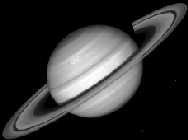
%> input picture MS_Lab_2/x1.bmp, 188 x 140 px
$ octave lab3.m   (GNU Octave 9; MATLAB toolbox functions it lacks are replaced by stand-ins)
%> lines starting %> are read from the running program, lines starting %| are printed output that depends on the picture
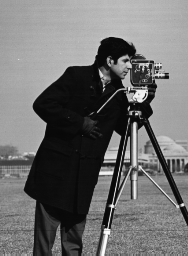
%> input picture MS_Lab_2/y8.bmp, 188 x 256 px
clear, clc, close all

% Matrix norm
function result = norm(matrix)
    result = sum(sum(abs(matrix)));
end

% Moore-Penrose
function result = MoorePenrose(matrix, eps)
%> called with eps = 1e-05

    delta = 1;
    eps_now = eps+1;
    E = eye(size(matrix, 1));
    pseudo_inv= transpose(matrix) * inv(matrix * transpose(matrix) + delta * E);
    while eps_now > eps
        new_pseudo_inv= pseudo_inv;
        delta = delta/2;
        pseudo_inv = transpose(matrix) * inv(matrix * transpose(matrix) + delta*delta * E);
        eps_now = norm(pseudo_inv - new_pseudo_inv);
    end
%> this loop made 12 passes
%> (result in norm, eps_now) on passes 1 to 10: (7.09, 7.09), (4.31, 4.31), (1.52, 1.52), (0.419, 0.419), (0.107, 0.107), (0.027, 0.027), (0.00677, 0.00677), (0.00169, 0.00169), (0.000423, 0.000423), (0.000106, 0.000106)
%> eps_now on passes 11 to 12: 2.65e-05, 6.62e-06
%> after the loop, delta = 0.000244

    result = pseudo_inv;
end

% Greville
function result = Greville(matrix)

    pseudo_inv = 0;

    a = matrix(1,:)';
%> a = 188 values from 0 to 0

    matrix_now = a';
%> matrix_now = 188 values from 0 to 0

    if(a'*a == 0)
       pseudo_inv  = a;
%> pseudo_inv = 188 values from 0 to 0
    else
        pseudo_inv  = a / a' * a;
    end

    i = 2;
    while i <= size(matrix, 1)

        Z = eye(size(pseudo_inv , 1))-pseudo_inv * matrix_now;
        R = pseudo_inv *pseudo_inv ';
        row = matrix(i,:)';
        matrix_now = [ matrix_now ; row'];
        aZa = row'*Z*row;
        aRa = 1+row'*R*row;
        if(aZa == 0)
            pseudo_inv  = [(pseudo_inv -(R*row*row'*pseudo_inv )/aRa),(R*row)/aRa];
        else
            pseudo_inv = [(pseudo_inv -(Z*row*row'*pseudo_inv )/aZa),(Z*row)/aZa];
        end
        i = i + 1;
    end
%> this loop made 139 passes
%> (aZa, aRa) on passes 1 to 12: (6, 1), (83, 1), (16787, 52.22), (12627.7, 55.63), (23316.6, 959.3), (7294.9, 12.09), (6027.3, 59.54), (5599.1, 3.74), (3339.1, 4.43), (18940.9, 649.6), (7381, 39.65), (8763, 559.7)
%> pass 1, in Greville, `Z = eye(size(pseudo_inv , 1))-pseudo_inv * matrix_now;`:
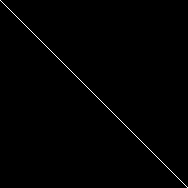
%> Z: size 188x188 double; values 0 (black) and 1 (white), 0.53% white in thin lines or dots
%> pass 2, in Greville, `Z = eye(size(pseudo_inv , 1))-pseudo_inv * matrix_now;`:
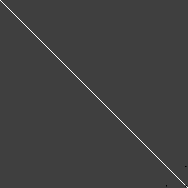
%> Z: size 188x188 double; min -0.333, max 1, mean 0.00524; drawn with min black and max white
%> after the loop, i = 141
    result =pseudo_inv ;
end

%Pseudoinversion check
function checkProperties(pseudoInverse, originalMatrix)
    %AA+A = A;
    firstProperty = isequal(round(originalMatrix * pseudoInverse * originalMatrix),
                            round(originalMatrix));
%> firstProperty = true

    %A+AA+ = A+;
    secondProperty = isequal(round(pseudoInverse * originalMatrix * pseudoInverse),
                             round(pseudoInverse));
%> secondProperty = true

    %AA+ – симетрична матриця розмiрностi m × m
    thirdProperty = isequal(round(originalMatrix * pseudoInverse),
                            round(transpose(originalMatrix * pseudoInverse)));
%> thirdProperty = true

    %A+A – симетрична матриця розмiрностi n × n
    fourthProperty = isequal(round(pseudoInverse * originalMatrix),
                             round(transpose(pseudoInverse * originalMatrix)));
%> fourthProperty = true

    fprintf('Properties check results %d %d %d %d\n', firstProperty, secondProperty, thirdProperty,  fourthProperty);
%| Properties check results 1 1 1 1
%| Properties check results 1 1 1 1
end

%Initial signals
X = double(imread('x1.bmp'));
Y = double(imread('y8.bmp'));

%Pseudo-inverse matrices
resultMoore = MoorePenrose(X, 0.00001);
resultGreville = Greville(X);

%Check properties
checkProperties(resultMoore, X)
checkProperties(resultGreville, X)

%Random matrix
V = rand(size(Y,1), size(X,1));

%Сalculation of the linear operator
A1 = Y*resultMoore + V * (eye(size(X, 1))-X*resultMoore)';
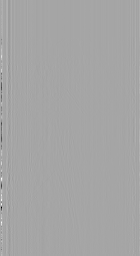
%> A1: size 256x140 double; min -136.8, max 73.87, mean 0.1; drawn with min black and max white
A2 = Y*resultGreville + V * (eye(size(X, 1))-X*resultGreville)';

%Display the results
figure;
plot(1,1);
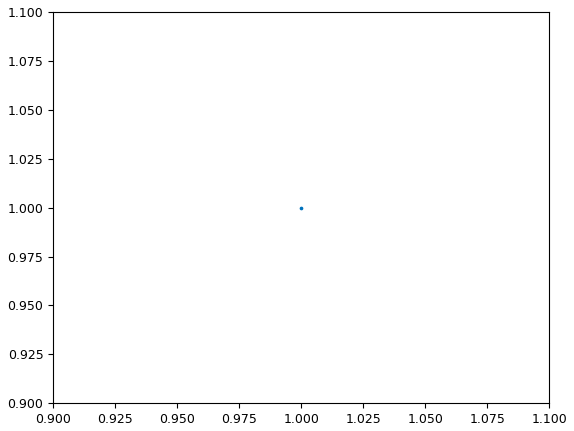
%> figure redrawn from the program's plot data
imshow(uint8(X));
title('X1');

figure;
plot(1,4);
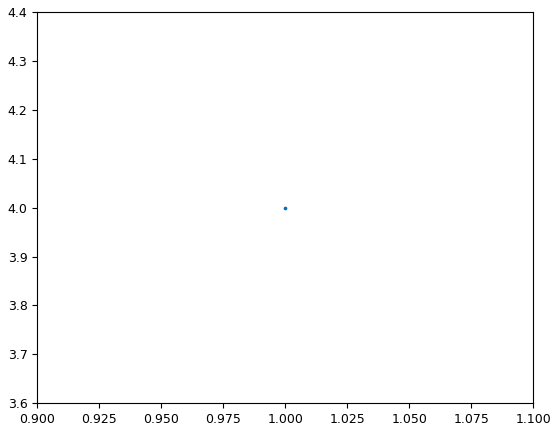
%> figure redrawn from the program's plot data
imshow(uint8(Y));
title('Y8');

figure;
plot(1,4);
imshow(uint8(A1*X));
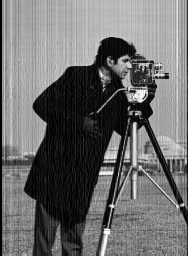
%> displayed picture: size 256x188, on the screen's scale of 0 to 255; min 0, max 255, mean 108.2
title('Moore-Penrose');

figure;
plot(1,4);
imshow(uint8(A2*X));
title('Greville');
